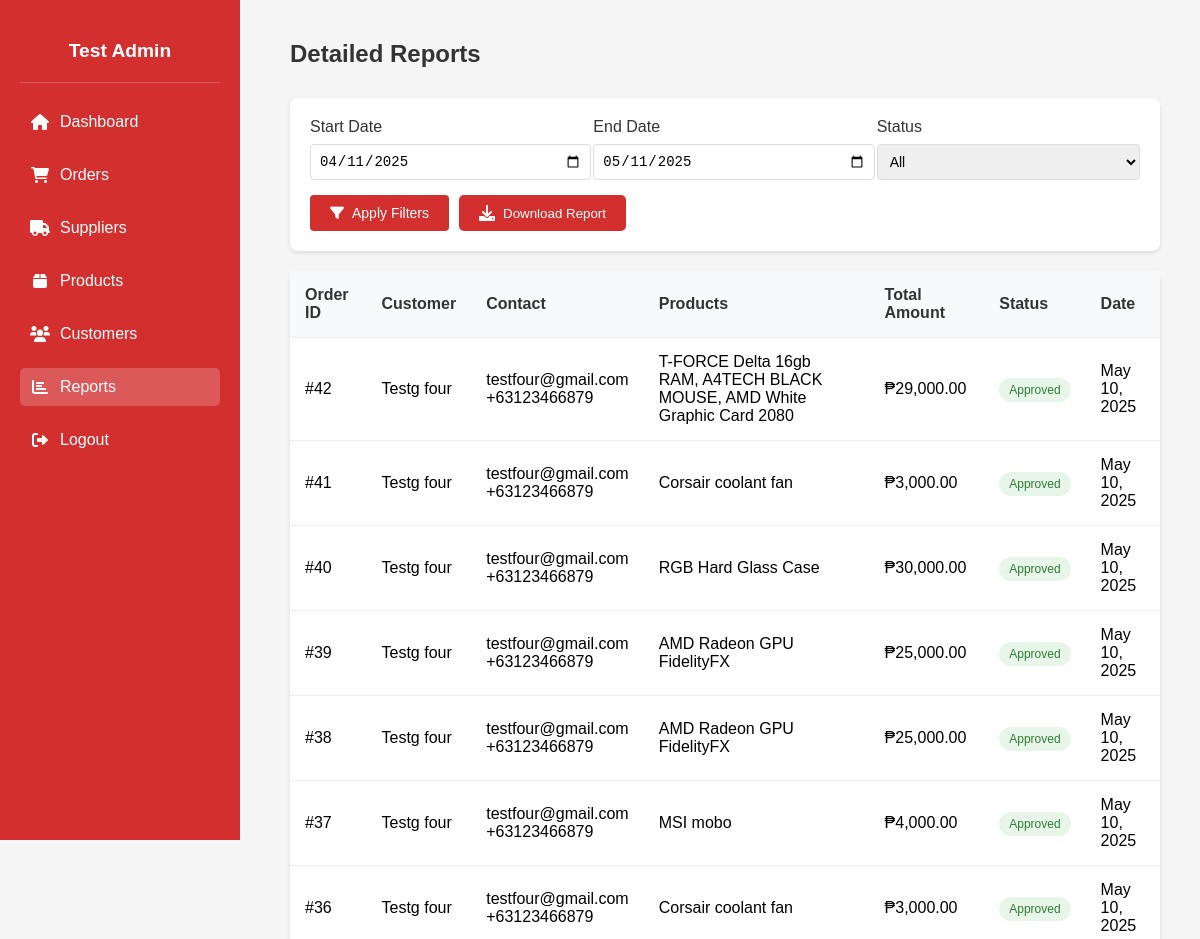
The page /Detail_reports.php (upper part) on the database as committed earlier.
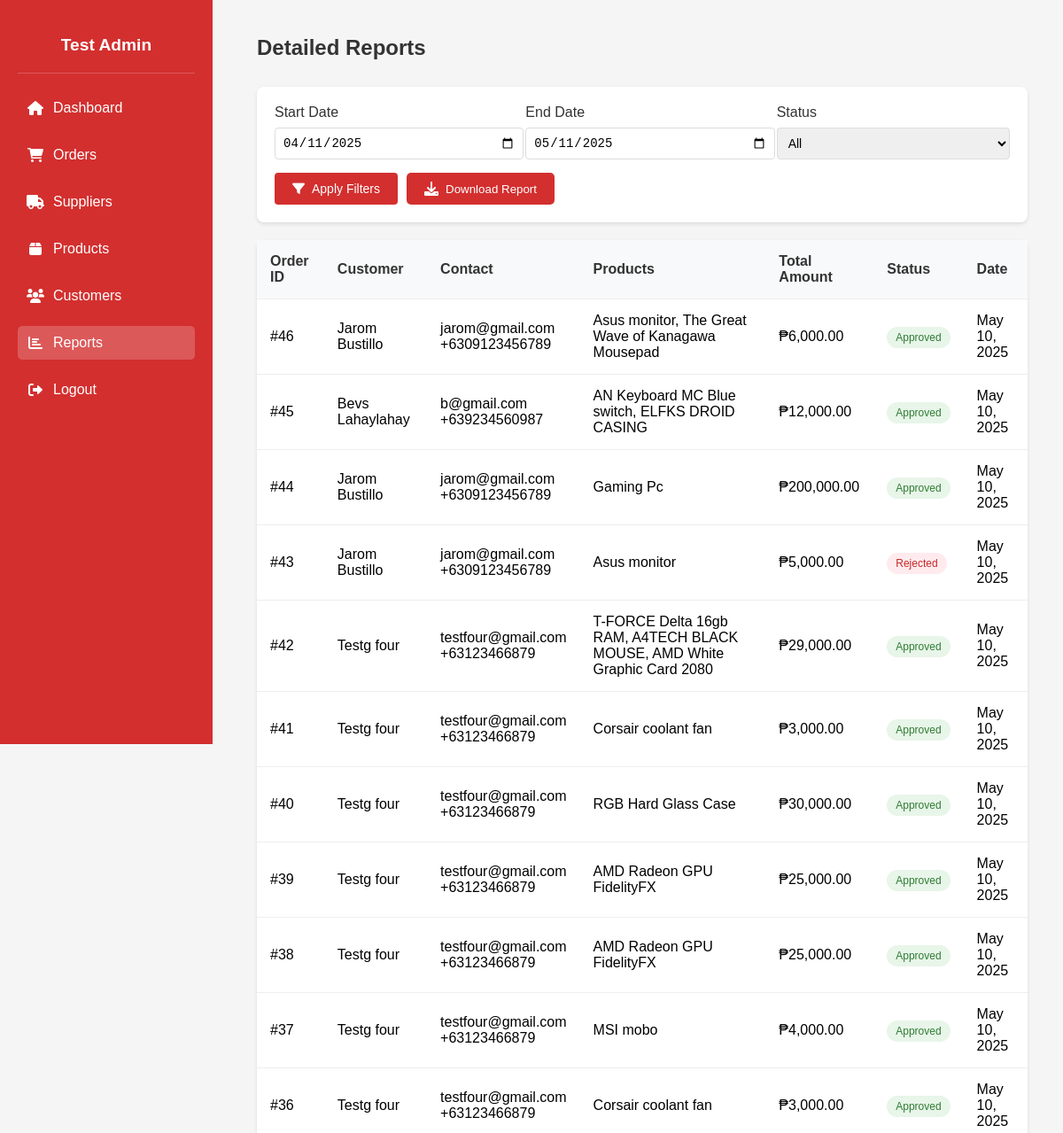
The same page on the database as committed later.
### tables this page shows
CREATE TABLE `orders` (
  `PK_ORDER_ID` int(11) NOT NULL,
  `FK1_CUSTOMER_ID` int(11) NOT NULL,
  `FK2_PAYMENT_ID` int(11) NOT NULL,
  `FK3_USER_ID` int(11) NOT NULL,
  `TOTAL_PRICE` decimal(10,2) NOT NULL,
  `ORDER_DATE` datetime NOT NULL DEFAULT current_timestamp(),
  `LINE_TOTAL` decimal(10,2) NOT NULL,
  `UPDATE_DATE` datetime DEFAULT NULL,
  `STATUS` enum('Pending','Approved','Rejected') DEFAULT 'Pending'
);

CREATE TABLE `customer` (
  `PK_CUSTOMER_ID` int(11) NOT NULL,
  `L_NAME` varchar(30) NOT NULL,
  `F_NAME` varchar(30) NOT NULL,
  `EMAIL` varchar(255) NOT NULL,
  `PASSWORD_HASH` varchar(255) NOT NULL,
  `CUSTOMER_ADDRESS` varchar(255) NOT NULL,
  `PHONE_NUM` char(15) NOT NULL,
  `CREATED_AT` datetime NOT NULL DEFAULT current_timestamp(),
  `UPDATE_AT` datetime NOT NULL,
  `PROFILE_PIC` varchar(255) DEFAULT 'default.png'
);

### Detail_reports.php (the view, shortened to what this page needs)
<?php
include 'db_connect.php';
$admin_id = $_SESSION['user_id'];
$adminQuery = $conn->prepare("SELECT CONCAT(F_NAME, ' ', L_NAME) as full_name FROM users WHERE PK_USER_ID = ?");
$adminQuery->bind_param("i", $admin_id);
$adminQuery->execute();
$adminResult = $adminQuery->get_result();
$adminName = $adminResult->num_rows > 0 ? $adminResult->fetch_assoc()['full_name'] : 'Test Admin';
$start_date = isset($_GET['start_date']) ? $_GET['start_date'] : date('Y-m-d', strtotime('-30 days'));
$end_date = isset($_GET['end_date']) ? $_GET['end_date'] : date('Y-m-d');
$status = isset($_GET['status']) ? $_GET['status'] : 'all';
$query = "SELECT o.*, c.F_NAME, c.L_NAME, c.EMAIL, c.PHONE_NUM,
          GROUP_CONCAT(p.PROD_NAME SEPARATOR ', ') as products,
          SUM(od.QTY * od.PRICE) as total_amount
          FROM orders o
          JOIN customer c ON o.FK1_CUSTOMER_ID = c.PK_CUSTOMER_ID
          LEFT JOIN order_detail od ON o.PK_ORDER_ID = od.FK2_ORDER_ID
          LEFT JOIN products p ON od.FK1_PRODUCT_ID = p.PK_PRODUCT_ID
          WHERE o.ORDER_DATE BETWEEN ? AND DATE_ADD(?, INTERVAL 1 DAY)";
$query .= " GROUP BY o.PK_ORDER_ID, c.F_NAME, c.L_NAME, c.EMAIL, c.PHONE_NUM
            ORDER BY o.ORDER_DATE DESC";
$stmt = $conn->prepare($query);
if ($status !== 'all') {
    $stmt->bind_param("sss", $start_date, $end_date, $status);
} else {
    $stmt->bind_param("ss", $start_date, $end_date);
}
$stmt->execute();
$result = $stmt->get_result();
?>
<!DOCTYPE html>
<html lang="en">
<head>
    <link rel="stylesheet" href="https://cdnjs.cloudflare.com/ajax/libs/font-awesome/6.0.0/css/all.min.css">
</head>
<body>
    <div class="sidebar">
        <div class="admin-profile">
            <h3><?= htmlspecialchars($adminName) ?></h3>
        </div>
        <a href="Admin_home.php">
            <i class="fas fa-home"></i> Dashboard
        </a>
        <a href="Admin_orders.php">
            <i class="fas fa-shopping-cart"></i> Orders
        </a>
        <a href="Admin_suppliers.php">
            <i class="fas fa-truck"></i> Suppliers
        </a>
        <a href="Admin_product.php">
            <i class="fas fa-box"></i> Products
        </a>
        <a href="Admin_customers.php">
            <i class="fas fa-users"></i> Customers
        </a>
        <a href="Admin_reports.php" class="active">
            <i class="fas fa-chart-bar"></i> Reports
        </a>
        <a href="logout.php">
            <i class="fas fa-sign-out-alt"></i> Logout
        </a>
    </div>
    <div class="main-content">
        <div class="header">
            <h2>Detailed Reports</h2>
        </div>
        <div class="filters">
            <form id="filterForm" method="GET">
                <div class="filter-row">
                    <div class="filter-group">
                        <label>Start Date</label>
                        <input type="date" name="start_date" value="<?= $start_date ?>">
                    </div>
                    <div class="filter-group">
                        <label>End Date</label>
                        <input type="date" name="end_date" value="<?= $end_date ?>">
                    </div>
                    <div class="filter-group">
                        <label>Status</label>
                        <select name="status">
                            <option value="all" <?= $status === 'all' ? 'selected' : '' ?>>All</option>
                        </select>
                    </div>
                </div>
                <div class="action-buttons">
                    <button type="submit" class="btn btn-primary">
                        <i class="fas fa-filter"></i> Apply Filters
                    </button>
                    <button type="button" class="download-btn" onclick="downloadPDF()" id="downloadBtn">
                        <i class="fas fa-download"></i> Download Report
                    </button>
                </div>
            </form>
        </div>
        <table id="reportsTable">
            <thead>
                <tr>
                    <th>Order ID</th>
                    <th>Customer</th>
                    <th>Contact</th>
                    <th>Products</th>
                    <th>Total Amount</th>
                    <th>Status</th>
                    <th>Date</th>
                </tr>
            </thead>
            <tbody>
                <?php while($row = $result->fetch_assoc()): ?>
                <tr>
                    <td>#<?= $row['PK_ORDER_ID'] ?></td>
                    <td><?= htmlspecialchars($row['F_NAME'] . ' ' . $row['L_NAME']) ?></td>
                    <td>
                        <div><?= htmlspecialchars($row['EMAIL']) ?></div>
                        <div><?= htmlspecialchars($row['PHONE_NUM']) ?></div>
                    </td>
                    <td><?= htmlspecialchars($row['products']) ?></td>
                    <td>₱<?= number_format($row['total_amount'] ?? 0, 2) ?></td>
                    <td>
                        <span class="status-badge status-<?= strtolower($row['STATUS']) ?>">
                            <?= ucfirst($row['STATUS']) ?>
                        </span>
                    </td>
                    <td><?= date('M d, Y', strtotime($row['ORDER_DATE'])) ?></td>
                </tr>
                <?php endwhile; ?>
            </tbody>
        </table>
    </div>
</body>
</html>

### Detail_reports.php (style rules this page uses)
body { margin: 0; font-family: Arial, sans-serif; background-color: #f5f5f5; }
.sidebar { width: 200px; background-color: #d32f2f; height: 100vh; position: fixed; color: white; display: flex; flex-direction: column; padding: 20px; }
.admin-profile { text-align: center; padding: 20px 0; border-bottom: 1px solid rgba(255,255,255,0.2); margin-bottom: 20px; }
.admin-profile h3 { margin: 0; font-size: 1.2em; }
.sidebar a { display: flex; align-items: center; color: white; text-decoration: none; margin-bottom: 15px; padding: 10px; border-radius: 5px; transition: all 0.3s ease; }
.sidebar a i { margin-right: 10px; width: 20px; text-align: center; }
.sidebar a.active { background: rgba(255,255,255,0.2); }
.main-content { margin-left: 250px; padding: 40px; }
.header { display: flex; justify-content: space-between; align-items: center; margin-bottom: 30px; }
.header h2 { margin: 0; color: #333; font-size: 24px; }
.filters { background: white; padding: 20px; border-radius: 8px; box-shadow: 0 2px 4px rgba(0,0,0,0.1); margin-bottom: 20px; }
.filter-row { display: flex; gap: 20px; margin-bottom: 15px; }
.filter-group { flex: 1; }
.filter-group label { display: block; margin-bottom: 8px; color: #333; font-weight: 500; }
.filter-group input, .filter-group select { width: 100%; padding: 8px; border: 1px solid #ddd; border-radius: 4px; font-size: 14px; }
.action-buttons { display: flex; gap: 10px; }
.btn { padding: 10px 20px; border: none; border-radius: 4px; cursor: pointer; font-size: 14px; display: flex; align-items: center; gap: 8px; transition: all 0.3s ease; }
.btn-primary { background-color: #d32f2f; color: white; }
table { width: 100%; background: white; border-radius: 8px; box-shadow: 0 2px 4px rgba(0,0,0,0.1); border-collapse: collapse; }
th, td { padding: 15px; text-align: left; border-bottom: 1px solid #eee; }
th { background-color: #f8f9fa; color: #333; font-weight: 600; }
.status-badge { padding: 5px 10px; border-radius: 15px; font-size: 12px; font-weight: 500; }
.status-approved { background-color: #e8f5e9; color: #2e7d32; }
.status-rejected { background-color: #ffebee; color: #c62828; }
.download-btn { background-color: #d32f2f; color: white; padding: 10px 20px; border: none; border-radius: 5px; cursor: pointer; display: flex; align-items: center; gap: 8px; transition: all 0.3s ease; }
.download-btn i { font-size: 16px; }

Rows that differ between the two databases and show on the page:
added orders: PK_ORDER_ID "46", FK1_CUSTOMER_ID.L_NAME "Jarom Bustillo", FK1_CUSTOMER_ID.EMAIL "jarom@gmail.com", FK1_CUSTOMER_ID.PHONE_NUM "+6309123456789", products "Asus monitor, The Great Wave of Kanagawa Mousepad", total_amount "6,000.00", STATUS "Approved", ORDER_DATE "May 10, 2025"
added orders: PK_ORDER_ID "45", FK1_CUSTOMER_ID.L_NAME "Bevs Lahaylahay", FK1_CUSTOMER_ID.EMAIL "b@gmail.com", FK1_CUSTOMER_ID.PHONE_NUM "+639234560987", products "AN Keyboard MC Blue switch, ELFKS DROID CASING", total_amount "12,000.00", STATUS "Approved", ORDER_DATE "May 10, 2025"
added orders: PK_ORDER_ID "44", FK1_CUSTOMER_ID.L_NAME "Jarom Bustillo", FK1_CUSTOMER_ID.EMAIL "jarom@gmail.com", FK1_CUSTOMER_ID.PHONE_NUM "+6309123456789", products "Gaming Pc", total_amount "200,000.00", STATUS "Approved", ORDER_DATE "May 10, 2025"
added orders: PK_ORDER_ID "43", FK1_CUSTOMER_ID.L_NAME "Jarom Bustillo", FK1_CUSTOMER_ID.EMAIL "jarom@gmail.com", FK1_CUSTOMER_ID.PHONE_NUM "+6309123456789", products "Asus monitor", total_amount "5,000.00", STATUS "Rejected", ORDER_DATE "May 10, 2025"
